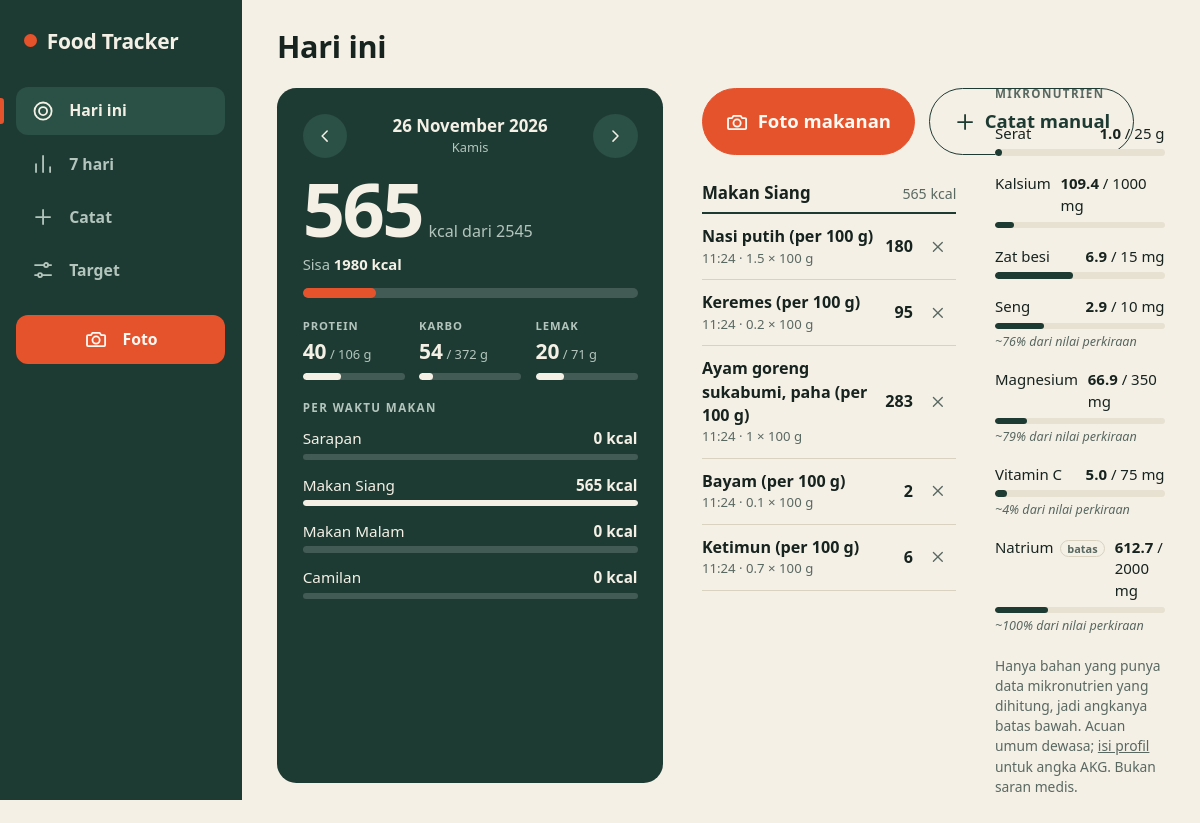
The page / on the database its author committed.
### tables this page shows
CREATE TABLE targets (
            id INTEGER PRIMARY KEY CHECK (id = 1),
            kcal REAL NOT NULL, protein REAL NOT NULL, carbs REAL NOT NULL, fat REAL NOT NULL);

CREATE TABLE meal_log (
            id INTEGER PRIMARY KEY AUTOINCREMENT,
            eaten_at TEXT NOT NULL,
            meal_type TEXT,
            dish_id INTEGER NOT NULL REFERENCES dishes(id),
            servings REAL NOT NULL DEFAULT 1,
            note TEXT
        );

### main.py (the view)
@app.get("/")
def home(request: Request, day: str =""):
    shown = parse_day(day)
    now = datetime.now()
    with get_connection() as conn:
        entries = conn.execute(ENTRIES_SQL, (shown.isoformat(), )).fetchall()
        dishes = conn.execute(
            "SELECT id, name, serving_label FROM dishes ORDER BY name"
        ).fetchall()
        targets = get_targets(conn)
        akg = akg_for(get_profile(conn))
        micros = day_micros(conn, shown, akg) if entries else []
        totals = {
            key: sum(e[key] for e in entries) for key in ("kcal", "protein", "carbs", "fat")
        }
    return templates.TemplateResponse(request, "index.html", {
        "page": "today",
        "targets": targets,
        "day": shown,
        "prev_day": shown - timedelta(days=1),
        "next_day": shown + timedelta(days=1),
        "is_today": shown == date.today(),
        "entries": entries,
        "dishes": dishes,
        "totals": totals,
        "micros": micros,
        "akg": akg,
        "meal_types": MEAL_TYPES,
        "default_meal": default_meal_type(now),
        "now_time": now.strftime("%H:%M"),
    })

### templates/index.html (shortened to what this page needs)
{% extends "base.html" %}
{% from "_icons.html" import icon %}
{% block heading %}{% if is_today %}Hari ini{% else %}{{ day|hari }}{% endif %}{% endblock %}
{% block content %}
  <div class="cols three">
  <section class="panel">
    <div class="daynav">
      <a href="/?day={{ prev_day.isoformat() }}" aria-label="Hari sebelumnya">{{ icon("left") }}</a>
      <div class="when"><b>{{ day|tgl }}</b><span>{% if is_today %}{{ day|hari }}{% else %}<a class="back" href="/">kembali ke hari ini</a>{% endif %}</span></div>
      <a href="/?day={{ next_day.isoformat() }}" aria-label="Hari berikutnya">{{ icon("right") }}</a>
    </div>
    <div class="hero">
      <div><span class="big">{{ "%.0f"|format(totals.kcal) }}</span><span class="of">kcal{% if targets %} dari {{ "%.0f"|format(targets.kcal) }}{% endif %}</span></div>
      {% if targets %}
        <p class="hero-sub">{% if totals.kcal > targets.kcal %}<b>Lebih {{ "%.0f"|format(totals.kcal - targets.kcal) }} kcal</b> dari target{% else %}Sisa <b>{{ "%.0f"|format(targets.kcal - totals.kcal) }} kcal</b>{% endif %}</p>
        <div class="meter {% if totals.kcal > targets.kcal %}over{% endif %}"><i style="width:{{ [100, 100 * totals.kcal / targets.kcal]|min|round(0) }}%"></i></div>
        <div class="trio">
          {% for label, key in [("Protein","protein"),("Karbo","carbs"),("Lemak","fat")] %}
          <div class="cell">
            <small>{{ label }}</small>
            <b>{{ "%.0f"|format(totals[key]) }}<span> / {{ "%.0f"|format(targets[key]) }} g</span></b>
            <div class="meter thin {% if totals[key] > targets[key] * 1.1 %}over{% endif %}"><i style="width:{{ [100, 100 * totals[key] / targets[key]]|min|round(0) }}%"></i></div>
          </div>
          {% endfor %}
        </div>
      {% endif %}
    </div>
    {% if entries %}
    <div class="split">
      <h2>Per waktu makan</h2>
      {% for m in meal_types %}
        {% set k = entries|selectattr("meal_type", "equalto", m)|sum(attribute="kcal") %}
        <div class="split-row"><span>{{ m }}</span><b>{{ "%.0f"|format(k) }} kcal</b>
          <div class="meter thin"><i style="width:{{ (100 * k / totals.kcal)|round(0) if totals.kcal else 0 }}%"></i></div></div>
      {% endfor %}
    </div>
    {% endif %}
  </section>
  <div class="meals">
    <div class="cta-row">
      <a class="btn primary" href="/photo">{{ icon("photo") }} Foto makanan</a>
      <a class="btn" href="/add?day={{ day.isoformat() }}">{{ icon("add") }} Catat manual</a>
    </div>
    {% if entries %}
      {% for m in meal_types %}
        {% set group = entries|selectattr("meal_type", "equalto", m)|list %}
        {% if group %}
        <section class="meal">
          <header><h3>{{ m }}</h3><span class="meal-kcal">{{ "%.0f"|format(group|sum(attribute="kcal")) }} kcal</span></header>
          <ul class="items">
          {% for e in group %}
            <li class="item">
              <div class="item-main"><b>{{ e.name }}</b>
                <small>{{ e.eaten_at[11:16] }} &middot; {{ "%g"|format(e.servings) }} &times; {{ e.serving_label }}</small></div>
              <span class="item-kcal">{{ "%.0f"|format(e.kcal) }}</span>
              <form method="post" action="/delete/{{ e.id }}" onsubmit="return confirm('Hapus entri ini?')">
                <button class="x" type="submit" aria-label="Hapus {{ e.name }}">{{ icon("close") }}</button>
              </form>
            </li>
          {% endfor %}
          </ul>
        </section>
        {% endif %}
      {% endfor %}
      {% set known = entries|selectattr("meal_type", "in", meal_types)|list %}
    {% else %}
      <p class="empty">Belum ada catatan{% if is_today %} hari ini{% endif %}.</p>
      <div class="actions">
        <a class="btn primary" href="/photo">{{ icon("photo") }} Foto makanan</a>
        <a class="btn" href="/add?day={{ day.isoformat() }}">{{ icon("add") }} Catat manual</a>
      </div>
    {% endif %}
  </div>
  <aside>
    {% if micros %}
    <details class="fold" open>
      <summary>Mikronutrien</summary>
      {% for m in micros %}
      <div class="nut">
        <div class="top"><span>{{ m.label }}{% if m.limit %}<em class="limit">batas</em>{% endif %}</span>
          <span><b>{{ "%.1f"|format(m.total) }}</b> / {{ "%g"|format(m.ref) }} {{ m.unit }}</span></div>
        <div class="meter thin {% if m.limit and m.total > m.ref %}over{% endif %}"><i style="width:{{ [100, 100 * m.total / m.ref]|min|round(0) }}%"></i></div>
        {% if m.imputed_pct >= 1 %}<div class="est">~{{ "%.0f"|format(m.imputed_pct) }}% dari nilai perkiraan</div>{% endif %}
      </div>
      {% endfor %}
      <p class="sub foot">Hanya bahan yang punya data mikronutrien yang dihitung, jadi angkanya batas bawah.
        {% if akg %}Acuan: AKG 2019 untuk {{ "laki-laki" if akg.sex == "m" else "perempuan" }} {% if akg.age_max|int >= 100 %}80+{% else %}{{ akg.age_min }}&ndash;{{ akg.age_max }}{% endif %} th (natrium dipakai sebagai batas).{% else %}Acuan umum dewasa; <a href="/settings">isi profil</a> untuk angka AKG.{% endif %} Bukan saran medis.</p>
    </details>
    {% endif %}
  </aside>
  </div>
{% endblock %}

### templates/_icons.html
{% macro icon(name) -%}
<svg class="ic" viewBox="0 0 24 24" aria-hidden="true" fill="none" stroke="currentColor" stroke-width="1.8" stroke-linecap="round" stroke-linejoin="round">
{%- if name == "today" -%}<circle cx="12" cy="12" r="8.5"/><circle cx="12" cy="12" r="4"/>
{%- elif name == "week" -%}<path d="M5 20v-8M12 20V4M19 20v-5"/>
{%- elif name == "photo" -%}<path d="M4 8h3l1.5-2.2h7L17 8h3a1 1 0 0 1 1 1v9a1 1 0 0 1-1 1H4a1 1 0 0 1-1-1V9a1 1 0 0 1 1-1z"/><circle cx="12" cy="13" r="3.6"/>
{%- elif name == "add" -%}<path d="M12 5v14M5 12h14"/>
{%- elif name == "target" -%}<path d="M4 7h9M17 7h3M4 17h3M11 17h9"/><circle cx="15" cy="7" r="2"/><circle cx="9" cy="17" r="2"/>
{%- elif name == "left" -%}<path d="m14.5 6-6 6 6 6"/>
{%- elif name == "right" -%}<path d="m9.5 6 6 6-6 6"/>
{%- elif name == "gallery" -%}<rect x="3.5" y="4.5" width="17" height="15" rx="2"/><circle cx="9" cy="10" r="1.6"/><path d="m4 17 5-4.5 4 3.5 3-2.5 4 3.5"/>
{%- elif name == "close" -%}<path d="M6 6l12 12M18 6 6 18"/>
{%- endif -%}
</svg>
{%- endmacro %}

### rows shown on the page
targets: kcal "2545", targets.kcal-totals.kcal "1980", protein "106" "372" "71"
meal_log: name "Nasi putih (per 100 g)", eaten_at "11:24", servings "1.5", serving_label "100 g", kcal "180"
meal_log: name "Keremes (per 100 g)", eaten_at "11:24", servings "0.2", serving_label "100 g", kcal "95"
meal_log: name "Ayam goreng sukabumi, paha (per 100 g)", eaten_at "11:24", servings "1", serving_label "100 g", kcal "283"
meal_log: name "Bayam (per 100 g)", eaten_at "11:24", servings "0.1", serving_label "100 g", kcal "2"
meal_log: name "Ketimun (per 100 g)", eaten_at "11:24", servings "0.7", serving_label "100 g", kcal "6"

### other values the page prints
{{ day|tgl }} "26 November 2026"
{{ day|hari }} "Kamis"
{{ "%.0f"|format(totals.kcal) }} "565"
{{ label }} "PROTEIN" "KARBO" "LEMAK"
{{ "%.0f"|format(totals[key]) }} "40" "54" "20"
{{ m }} "Sarapan" "Makan Siang" "Makan Malam" "Camilan"
{{ "%.0f"|format(k) }} "0" "565" "0" "0"
{{ m }} "Makan Siang"
{{ "%.0f"|format(group|sum(attribute="kcal")) }} "565"
{{ m.label }} "Serat" "Kalsium" "Zat besi" "Seng" "Magnesium" "Vitamin C" "Natrium"
{{ "%.1f"|format(m.total) }} "1.0" "109.4" "6.9" "2.9" "66.9" "5.0" "612.7"
{{ "%g"|format(m.ref) }} "25" "1000" "15" "10" "350" "75" "2000"
{{ m.unit }} "g" "mg" "mg" "mg" "mg" "mg" "mg"
{{ "%.0f"|format(m.imputed_pct) }} "76" "79" "4" "100"
